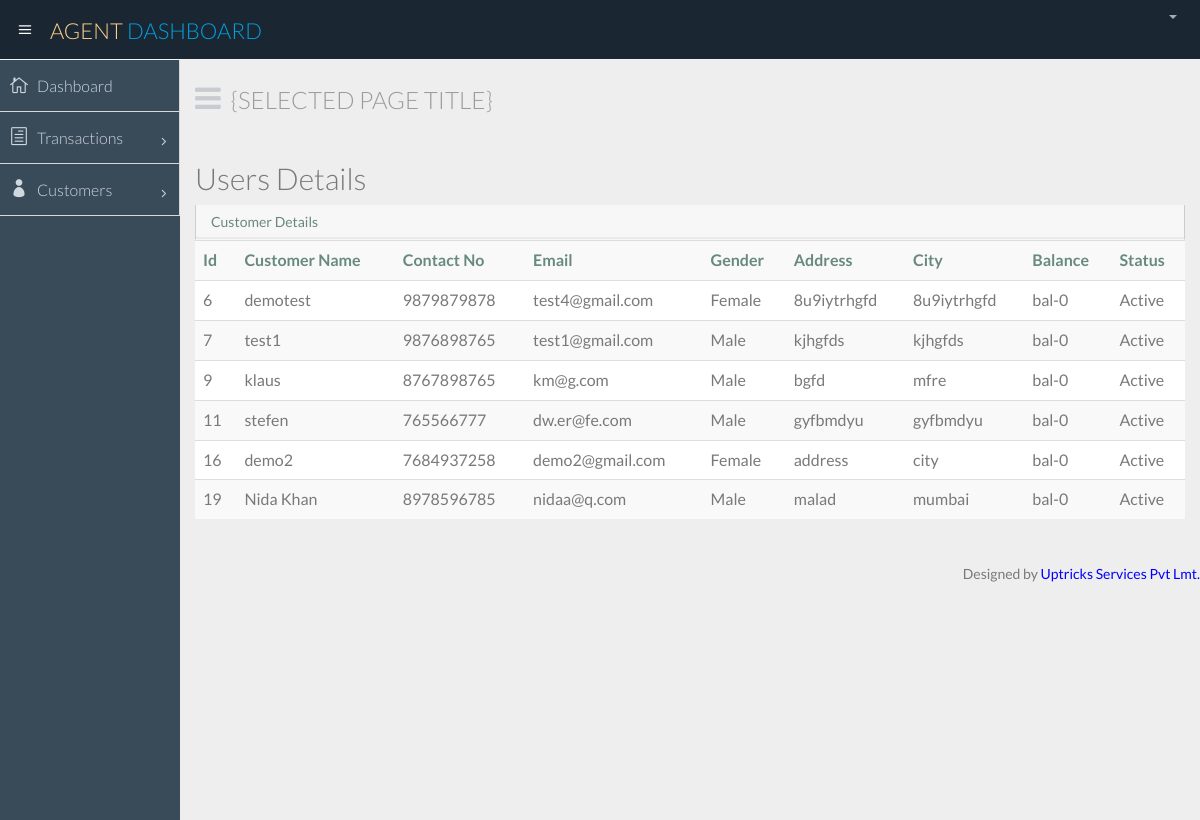
The page /agentviewcustomers on the database its author committed.
### Service/models.py (models this page shows)
class TblRegistration(models.Model):
    id = models.BigAutoField(primary_key=True)
    userName = models.CharField(max_length=100)
    userType = models.CharField(max_length=8)
    userGender = models.CharField(max_length=6)
    userContactNo = models.CharField(max_length=10)
    userEmail = models.EmailField()
    userAddress = models.CharField(max_length=300)
    userCity = models.CharField(max_length=50)
    userPassword = models.CharField(max_length=30)
    userCreationTime = models.TimeField()
    userCreationDate = models.DateField()
    userStatus = models.CharField(max_length=8)

### Service/views.py (the view)
# urls.py: path('agentviewcustomers',views.agentviewcustomers, name='agentviewcustomers'),
def agentviewcustomers(request):
    query_results = TblRegistration.objects.all()
    return render(request, 'Agent/AgentViewCustomer.html', {'query_results': query_results})

### Service/templates/Agent/AgentViewCustomer.html (shortened to what this page needs)
{% extends "Agent/AgentHeader.html" %}
{% block body %}
{% block content %}
<h2>Users Details</h2>
<div class="row">
          <div class="col-lg-12">
            <section class="panel">
              <header class="panel-heading">
                Customer Details
              </header>
              <table class="table table-striped table-advance table-hover">
                <tbody>
                  <tr>
                    <th>Id</th>
                    <th>Customer Name</th>
                    <th>Contact No</th>
                    <th>Email</th>
                    <th>Gender</th>
                    <th>Address</th>
                    <th>City</th>
                    <th>Balance</th>
                    <th>Status</th>
                  </tr>
                  {% for item in query_results %}
                    {%  if item.userType == "Customer" and item.userStatus == "Active" %}
                  <tr>
                    <td>{{ item.id }}</td>
                    <td>{{ item.userName }}</td>
                    <td>{{ item.userContactNo }}</td>
                    <td>{{ item.userEmail }}</td>
                    <td>{{ item.userGender }}</td>
                    <td>{{ item.userAddress }}</td>
                    <td>{{ item.userCity }}</td>
                    <td>bal-0</td>
                    <td>{{ item.userStatus }}</td>
                  </tr>
                    {% endif %}
                {% endfor %}
                </tbody>
              </table>
            </section>
          </div>
        </div>
{% endblock %}
{% endblock %}

### rows shown on the page
TblRegistration: id "6", userName "demotest", userContactNo "9879879878", userEmail "test4@gmail.com", userGender "Female", userAddress "8u9iytrhgfd", userCity "8u9iytrhgfd", userStatus "Active"
TblRegistration: id "7", userName "test1", userContactNo "9876898765", userEmail "test1@gmail.com", userGender "Male", userAddress "kjhgfds", userCity "kjhgfds", userStatus "Active"
TblRegistration: id "9", userName "klaus", userContactNo "8767898765", userEmail "km@g.com", userGender "Male", userAddress "bgfd", userCity "mfre", userStatus "Active"
TblRegistration: id "11", userName "stefen", userContactNo "765566777", userEmail "dw.er@fe.com", userGender "Male", userAddress "gyfbmdyu", userCity "gyfbmdyu", userStatus "Active"
TblRegistration: id "16", userName "demo2", userContactNo "7684937258", userEmail "demo2@gmail.com", userGender "Female", userAddress "address", userCity "city", userStatus "Active"
TblRegistration: id "19", userName "Nida Khan", userContactNo "8978596785", userEmail "nidaa@q.com", userGender "Male", userAddress "malad", userCity "mumbai", userStatus "Active"
